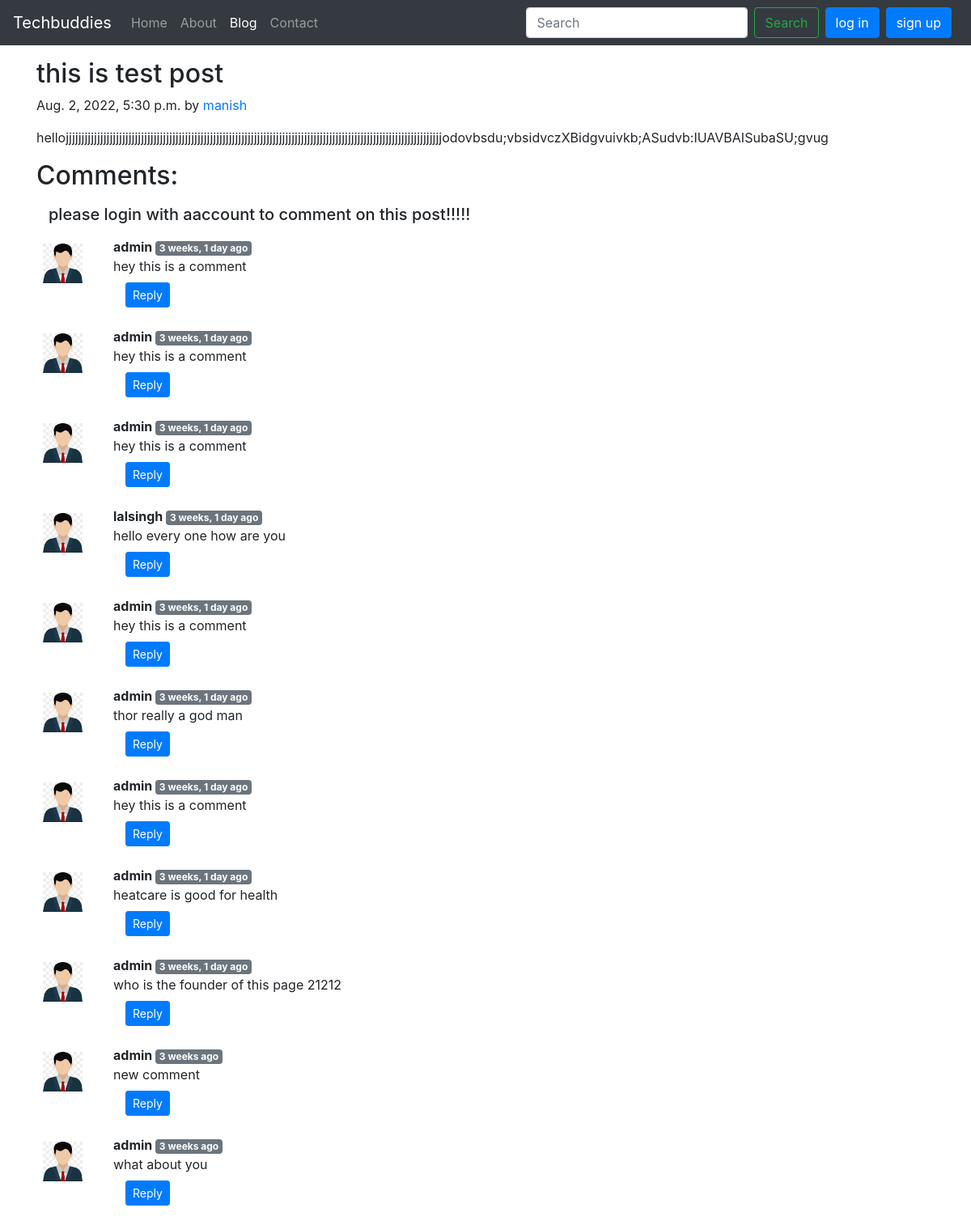
Screenshot of /blog/blogpost0-post with the database file from the repository.
### blog/models.py (models this page shows, shortened)
class Post(models.Model):
    postid = models.AutoField(primary_key=True)
    title = models.CharField(max_length=50)
    author  = models.CharField(max_length=50)
    content = models.TextField()
    slug = models.CharField(max_length=200)
    timestamp = models.DateTimeField( blank=True)

class Blogcomment(models.Model):
    sno= models.AutoField(primary_key=True)
    comment=models.TextField()
    user=models.ForeignKey(User, on_delete=models.CASCADE)
    post=models.ForeignKey(Post, on_delete=models.CASCADE)
    parent=models.ForeignKey('self',on_delete=models.CASCADE, null=True )
    timestamp= models.DateTimeField(default=now)

### blog/views.py (the view)
# urls.py: path('blogpost<str:slug>', views.blogPost, name='blogPost'),
def blogPost(request, slug):
    post = Post.objects.filter(slug = slug).first()
    comments= Blogcomment.objects.filter(post=post)
    context={'post':post, 'comments': comments, 'user': request.user}
    return render(request, 'blog/blogpost.html', context)

### templates/blog/blogpost.html (shortened to what this page needs)
{% extends 'base.html' %}
{% load humanize %}
{% block blogactive %} active {% endblock blogactive %}
{% block body %}
<div class="container my-3">
    <div class="blog-post">
        <h2 class="blog-post-title">{{post.title}}</h2>
        <p class="blog-post-meta">{{post.timestamp}} by <a href="/about">{{post.author}}</a></p>
        <p>{{post.content}}</p>
    </div>
    <h2 class="my-3">Comments: </h2>
    {% if request.user.is_authenticated %}
    <!-- <form action="/blog/comment" method="post">
        <input type="text" name="comment" placeholder="Enter comment here">
        <input type="hidden" name="postsno" value="{{post.postid}}">
        <input type="hidden" name="replypostsno" value=" ">
        <input type="submit" value="Submit">
    </form> -->
    <form action="/blog/comment" method="post">
        {% csrf_token %}
        <div class="form-group">
            <label for="exampleInputEmail1">Post Comment </label>
            <input type="text" class="form-control" name="comment" placeholder="Enter comment here">
        </div>
        <input type="hidden" name="postsno" value="{{post.postid}}">
        <input type="hidden" name="replypostsno" value="">
        <button type="submit" class="btn btn-primary">Submit</button>
    </form>
    {% else %}
    <div class="container">
        <h5>please login with aaccount to comment on this post!!!!!</h5>
    </div>
    {% endif %}
    {% for comment in comments %}
    <div class="row my-3">
        <div class="col-md-1  ">
            <img class="rounded mx-auto d-block w-100 p-2" src="/static/img/user.png" alt="user">
        </div>
        <div class="col-md-11 ">
            <b> {{comment.user.username}} </b> <span
                class="badge badge-secondary">{{comment.timestamp|naturaltime}}</span>
            <div> {{comment.comment}} </div>
            <div class="container">
                    <button class="btn btn-sm my-2 btn-primary" type="button" data-toggle="collapse" data-target="#reply{{comment.sno}}" aria-expanded="false" aria-controls="reply{{comment.sno}}">
                      Reply
                    </button>
            </div>
        </div>
    </div>
    {% endfor %}
</div>
{% endblock body %}

### rows the page displays
Post: title "this is test post", timestamp "Aug. 2, 2022, 5:30 p.m.", author "manish", content "hellojjjjjjjjjjjjjjjjjjjjjjjjjjjjjjjjjjjjjjjjjjjjjjjjjjjjjjjjjjjjjjjjjjjjjjjjjjjjjjjjjjjjjjjjjjjjjjjjjjjjjjjjjjjjjjjjjjjjjjjjodovbsdu;vbsidvczXBidgvuivkb;ASudvb:IUAVBAISubaSU;gvug"
Blogcomment: user.username "admin", timestamp "3 weeks, 1 day ago", comment "hey this is a comment"
Blogcomment: user.username "admin", timestamp "3 weeks, 1 day ago", comment "hey this is a comment"
Blogcomment: user.username "admin", timestamp "3 weeks, 1 day ago", comment "hey this is a comment"
Blogcomment: user.username "lalsingh", timestamp "3 weeks, 1 day ago", comment "hello every one how are you"
Blogcomment: user.username "admin", timestamp "3 weeks, 1 day ago", comment "hey this is a comment"
Blogcomment: user.username "admin", timestamp "3 weeks, 1 day ago", comment "thor really a god man"
Blogcomment: user.username "admin", timestamp "3 weeks, 1 day ago", comment "hey this is a comment"
Blogcomment: user.username "admin", timestamp "3 weeks, 1 day ago", comment "heatcare is good for health"
Blogcomment: user.username "admin", timestamp "3 weeks, 1 day ago", comment "who is the founder of this page 21212"
Blogcomment: user.username "admin", timestamp "3 weeks ago", comment "new comment"
Blogcomment: user.username "admin", timestamp "3 weeks ago", comment "what about you"
